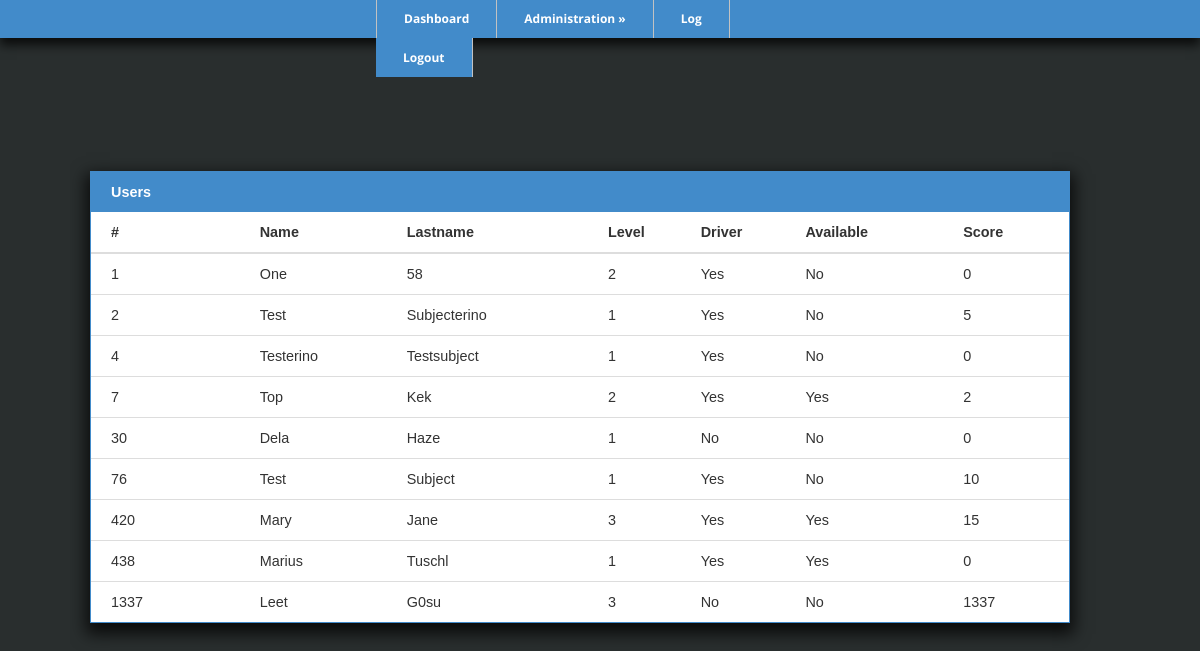
Page /users-overview.php (signed in) on the committed database.
### tables this page shows
CREATE TABLE IF NOT EXISTS `users` (
  `user_id` int(11) NOT NULL,
  `firstname` varchar(30) NOT NULL,
  `lastname` varchar(30) NOT NULL,
  `level` tinyint(1) NOT NULL,
  `driver` tinyint(1) NOT NULL,
  `available` tinyint(1) NOT NULL,
  `score` int(11) NOT NULL
);

### MySQLCredentials.php (called while the page is built, shortened)
<?php
	$users = 'users';
?>

### users-tableview.php (the view, shortened to what this page needs)
<?php
	include 'MySQLCredentials.php';
	$query = $connection->query("SELECT * FROM $users");
	echo '<table>
	  <thead>
		<tr><th colspan=\'8\'>Users</th></tr>
		<tr>
		  <th>#</th>
		  <th>Name</th>
		  <th>Lastname</th>
		  <th>Level</th>
		  <th>Driver</th>
		  <th >Available</th>
		  <th colspan=\'2\'>Score</th>
		</tr>
	  </thead>
	  <tbody>';
	  while ($row = $query->fetch_array(MYSQLI_ASSOC)) {
	echo '
		<tr>
			<td>' . $row['user_id'] . '</td>
			<td>' . $row['firstname'] . '</td>
			<td>' . $row['lastname'] . '</td>
			<td>' . $row['level'] . '</td>
			<td>';
			if($row['driver'] == 1) { echo 'Yes'; } else { echo 'No'; }
			echo '</td>
			<td>';
			if($row['available'] == 1) { echo 'Yes'; } else { echo 'No'; }
			echo '</td>
			<td>' . $row['score'] . '</td>
		  <td>';
		  echo '</td>
		</tr>';
	  }
	echo '</tbody></table>';
?>

### style.css (style rules this page uses)
* { margin:0; padding:0; }
body { background-color: #292e2e; font-family: 'Open Sans', sans-serif; color: #FFFFFF; }
a { text-decoration:none; color:#6495ed; }
table { color: #333; font-family: sans-serif; font-size: .9em; font-weight: 300; text-align: left; line-height: 40px; border-spacing: 0; border: 1px solid #428bca; background: #fff; width: 100%; margin: 20px auto; -webkit-box-shadow: 0px 7px 15px 4px rgba(0,0,0,0.75); -moz-box-shadow: 0px 7px 15px 4px rgba(0,0,0,0.75); box-shadow: 0px 7px 15px 4px rgba(0,0,0,0.75); }
thead tr:first-child { background: #428bca; color: #fff; border: none; }
th { font-weight: bold; }
th:first-child, td:first-child { padding: 0 15px 0 20px; }
thead tr:last-child th { border-bottom: 2px solid #ddd; }
tbody tr:last-child td { border: none; }
tbody td { border-bottom: 1px solid #ddd; }
td:last-child { text-align: right; padding-right: 10px; }
#nav { position: relative; width: 450px; height: 39px; margin: -1px auto; }
.navi { background-color: #428bca; -webkit-box-shadow: 0px 7px 10px 0px rgba(0,0,0,0.75); -moz-box-shadow: 0px 7px 10px 0px rgba(0,0,0,0.75); box-shadow: 0px 7px 10px 0px rgba(0,0,0,0.75); }
ul#navigation { margin:0px auto; border-left:1px solid #c4dbe7; border-right:1px solid #c4dbe7; }
ul#navigation li { display:inline; font-size:12px; font-weight:bold; margin:0; padding:0; float:left; position:relative; border-bottom:0px solid #c4dbe7; }
ul#navigation li a { padding:11px 27px; color:#FFF; text-decoration:none; display:inline-block; border-right:1px solid #C2C2C2; background: #428bca; -webkit-transition:color 0.2s linear, background 0.2s linear; -moz-transition:color 0.2s linear, background 0.2s linear; -o-transition:color 0.2s linear, background 0.2s linear; transition:color 0.2s linear, background 0.2s linear; }
ul#navigation li a.first { border-left:1px solid #C2C2C2; }
ul#navigation li a.last { border-right:1px solid #C2C2C2; }

### rows in the picture
users: user_id "1", firstname "One", lastname "58", level "2", driver "Yes", available "No", score "0"
users: user_id "2", firstname "Test", lastname "Subjecterino", level "1", driver "Yes", available "No", score "5"
users: user_id "4", firstname "Testerino", lastname "Testsubject", level "1", driver "Yes", available "No", score "0"
users: user_id "7", firstname "Top", lastname "Kek", level "2", driver "Yes", available "Yes", score "2"
users: user_id "30", firstname "Dela", lastname "Haze", level "1", driver "No", available "No", score "0"
users: user_id "76", firstname "Test", lastname "Subject", level "1", driver "Yes", available "No", score "10"
users: user_id "420", firstname "Mary", lastname "Jane", level "3", driver "Yes", available "Yes", score "15"
users: user_id "438", firstname "Marius", lastname "Tuschl", level "1", driver "Yes", available "Yes", score "0"
users: user_id "1337", firstname "Leet", lastname "G0su", level "3", driver "No", available "No", score "1337"
